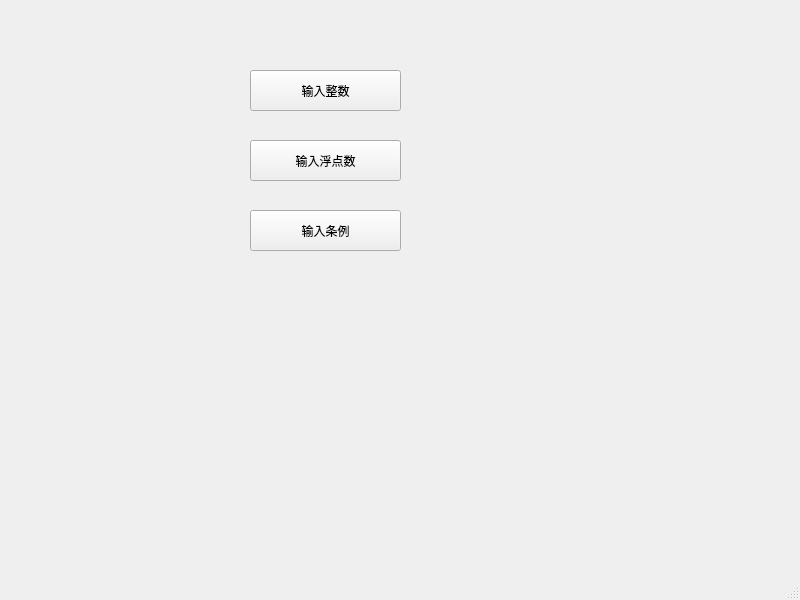
<?xml version="1.0" encoding="UTF-8"?>
<ui version="4.0">
 <class>MainWindow</class>
 <widget class="QMainWindow" name="MainWindow">
  <property name="geometry">
   <rect>
    <x>0</x>
    <y>0</y>
    <width>800</width>
    <height>600</height>
   </rect>
  </property>
  <property name="windowTitle">
   <string>MainWindow</string>
  </property>
  <widget class="QWidget" name="centralwidget">
   <widget class="QPushButton" name="pushButton">
    <property name="geometry">
     <rect>
      <x>250</x>
      <y>70</y>
      <width>151</width>
      <height>41</height>
     </rect>
    </property>
    <property name="text">
     <string>输入整数</string>
    </property>
   </widget>
   <widget class="QPushButton" name="pushButton_2">
    <property name="geometry">
     <rect>
      <x>250</x>
      <y>140</y>
      <width>151</width>
      <height>41</height>
     </rect>
    </property>
    <property name="text">
     <string>输入浮点数</string>
    </property>
   </widget>
   <widget class="QPushButton" name="pushButton_3">
    <property name="geometry">
     <rect>
      <x>250</x>
      <y>210</y>
      <width>151</width>
      <height>41</height>
     </rect>
    </property>
    <property name="text">
     <string>输入条例</string>
    </property>
   </widget>
  </widget>
  <widget class="QMenuBar" name="menubar">
   <property name="geometry">
    <rect>
     <x>0</x>
     <y>0</y>
     <width>800</width>
     <height>22</height>
    </rect>
   </property>
  </widget>
  <widget class="QStatusBar" name="statusbar"/>
 </widget>
 <resources/>
 <connections/>
</ui>
